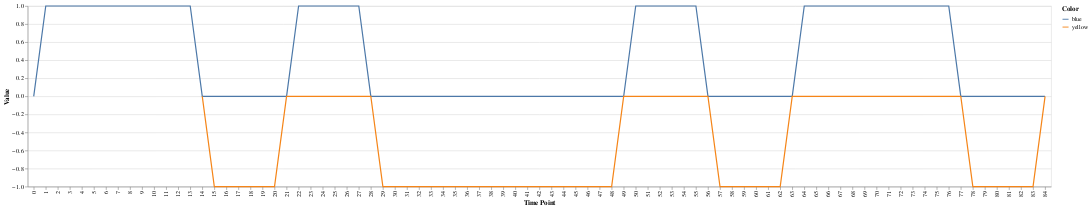

The code cell stored with this chart in its notebook:
### Code cell
chart_test = alt.Chart(viz_df).mark_line().encode(
    x = alt.X('Timepoint:N',title='Time Point'),
    y= alt.Y('Value:Q'),
    color=alt.Color('Color:N',title=)
    )
chart_test

### Figure 1 — Vega-Lite specification as saved in the notebook (floating-point values rounded to 4 significant figures)
{"config": {"view": {"continuousWidth": 400, "continuousHeight": 300}}, "data": {"name": "data-900588110fdc008d8945b938fc64624a"}, "mark": "line", "encoding": {"color": {"field": "Color", "type": "nominal"}, "x": {"field": "Timepoint", "title": "Time Point", "type": "nominal"}, "y": {"field": "Value", "type": "quantitative"}}, "$schema": "https://vega.github.io/schema/vega-lite/v4.17.0.json", "datasets": {"data-900588110fdc008d8945b938fc64624a": [{"BlockType": "Increase_1", "Timepoint": 0, "Value": 0, "Color": "blue"}, {"BlockType": "Increase_1", "Timepoint": 1, "Value": 1, "Color": "blue"}, {"BlockType": "Increase_1", "Timepoint": 2, "Value": 1, "Color": "blue"}, {"BlockType": "Increase_1", "Timepoint": 3, "Value": 1, "Color": "blue"}, {"BlockType": "Increase_1", "Timepoint": 4, "Value": 1, "Color": "blue"}, {"BlockType": "Increase_1", "Timepoint": 5, "Value": 1, "Color": "blue"}, {"BlockType": "Increase_1", "Timepoint": 6, "Value": 1, "Color": "blue"}, {"BlockType": "Increase_1", "Timepoint": 7, "Value": 1, "Color": "blue"}, {"BlockType": "Increase_1", "Timepoint": 8, "Value": 1, "Color": "blue"}, {"BlockType": "Increase_1", "Timepoint": 9, "Value": 1, "Color": "blue"}, {"BlockType": "Increase_1", "Timepoint": 10, "Value": 1, "Color": "blue"}, {"BlockType": "Increase_1", "Timepoint": 11, "Value": 1, "Color": "blue"}, {"BlockType": "Increase_1", "Timepoint": 12, "Value": 1, "Color": "blue"}, {"BlockType": "Increase_1", "Timepoint": 13, "Value": 1, "Color": "blue"}, {"BlockType": "Increase_1", "Timepoint": 13, "Value": 1, "Color": "blue"}, {"BlockType": "Increase_1", "Timepoint": 14, "Value": 0, "Color": "blue"}, {"BlockType": "Decrease_1", "Timepoint": 14, "Value": 0, "Color": "yellow"}, {"BlockType": "Decrease_1", "Timepoint": 15, "Value": -1, "Color": "yellow"}, {"BlockType": "Decrease_1", "Timepoint": 16, "Value": -1, "Color": "yellow"}, {"BlockType": "Decrease_1", "Timepoint": 17, "Value": -1, "Color": "yellow"}, {"BlockType": "Decrease_1", "Timepoint": 18, "Value": -1, "Color": "yellow"}, {"BlockType": "Decrease_1", "Timepoint": 19, "Value": -1, "Color": "yellow"}, {"BlockType": "Decrease_1", "Timepoint": 20, "Value": -1, "Color": "yellow"}, {"BlockType": "Decrease_1", "Timepoint": 20, "Value": -1, "Color": "yellow"}, {"BlockType": "Decrease_1", "Timepoint": 21, "Value": 0, "Color": "yellow"}, {"BlockType": "Increase_2", "Timepoint": 21, "Value": 0, "Color": "blue"}, {"BlockType": "Increase_2", "Timepoint": 22, "Value": 1, "Color": "blue"}, {"BlockType": "Increase_2", "Timepoint": 23, "Value": 1, "Color": "blue"}, {"BlockType": "Increase_2", "Timepoint": 24, "Value": 1, "Color": "blue"}, {"BlockType": "Increase_2", "Timepoint": 25, "Value": 1, "Color": "blue"}, {"BlockType": "Increase_2", "Timepoint": 26, "Value": 1, "Color": "blue"}, {"BlockType": "Increase_2", "Timepoint": 27, "Value": 1, "Color": "blue"}, {"BlockType": "Increase_2", "Timepoint": 27, "Value": 1, "Color": "blue"}, {"BlockType": "Increase_2", "Timepoint": 28, "Value": 0, "Color": "blue"}, {"BlockType": "Decrease_2", "Timepoint": 28, "Value": 0, "Color": "yellow"}, {"BlockType": "Decrease_2", "Timepoint": 29, "Value": -1, "Color": "yellow"}, {"BlockType": "Decrease_2", "Timepoint": 30, "Value": -1, "Color": "yellow"}, {"BlockType": "Decrease_2", "Timepoint": 31, "Value": -1, "Color": "yellow"}, {"BlockType": "Decrease_2", "Timepoint": 32, "Value": -1, "Color": "yellow"}, {"BlockType": "Decrease_2", "Timepoint": 33, "Value": -1, "Color": "yellow"}, {"BlockType": "Decrease_2", "Timepoint": 34, "Value": -1, "Color": "yellow"}, {"BlockType": "Decrease_2", "Timepoint": 35, "Value": -1, "Color": "yellow"}, {"BlockType": "Decrease_2", "Timepoint": 36, "Value": -1, "Color": "yellow"}, {"BlockType": "Decrease_2", "Timepoint": 37, "Value": -1, "Color": "yellow"}, {"BlockType": "Decrease_2", "Timepoint": 38, "Value": -1, "Color": "yellow"}, {"BlockType": "Decrease_2", "Timepoint": 39, "Value": -1, "Color": "yellow"}, {"BlockType": "Decrease_2", "Timepoint": 40, "Value": -1, "Color": "yellow"}, {"BlockType": "Decrease_2", "Timepoint": 41, "Value": -1, "Color": "yellow"}, {"BlockType": "Decrease_2", "Timepoint": 42, "Value": -1, "Color": "yellow"}, {"BlockType": "Decrease_2", "Timepoint": 43, "Value": -1, "Color": "yellow"}, {"BlockType": "Decrease_2", "Timepoint": 44, "Value": -1, "Color": "yellow"}, {"BlockType": "Decrease_2", "Timepoint": 45, "Value": -1, "Color": "yellow"}, {"BlockType": "Decrease_2", "Timepoint": 46, "Value": -1, "Color": "yellow"}, {"BlockType": "Decrease_2", "Timepoint": 47, "Value": -1, "Color": "yellow"}, {"BlockType": "Decrease_2", "Timepoint": 48, "Value": -1, "Color": "yellow"}, {"BlockType": "Decrease_2", "Timepoint": 48, "Value": -1, "Color": "yellow"}, {"BlockType": "Decrease_2", "Timepoint": 49, "Value": 0, "Color": "yellow"}, {"BlockType": "Increase_3", "Timepoint": 49, "Value": 0, "Color": "blue"}, {"BlockType": "Increase_3", "Timepoint": 50, "Value": 1, "Color": "blue"}, {"BlockType": "Increase_3", "Timepoint": 51, "Value": 1, "Color": "blue"}, {"BlockType": "Increase_3", "Timepoint": 52, "Value": 1, "Color": "blue"}, {"BlockType": "Increase_3", "Timepoint": 53, "Value": 1, "Color": "blue"}, {"BlockType": "Increase_3", "Timepoint": 54, "Value": 1, "Color": "blue"}, {"BlockType": "Increase_3", "Timepoint": 55, "Value": 1, "Color": "blue"}, {"BlockType": "Increase_3", "Timepoint": 55, "Value": 1, "Color": "blue"}, {"BlockType": "Increase_3", "Timepoint": 56, "Value": 0, "Color": "blue"}, {"BlockType": "Decrease_3", "Timepoint": 56, "Value": 0, "Color": "yellow"}, {"BlockType": "Decrease_3", "Timepoint": 57, "Value": -1, "Color": "yellow"}, {"BlockType": "Decrease_3", "Timepoint": 58, "Value": -1, "Color": "yellow"}, {"BlockType": "Decrease_3", "Timepoint": 59, "Value": -1, "Color": "yellow"}, {"BlockType": "Decrease_3", "Timepoint": 60, "Value": -1, "Color": "yellow"}, {"BlockType": "Decrease_3", "Timepoint": 61, "Value": -1, "Color": "yellow"}, {"BlockType": "Decrease_3", "Timepoint": 62, "Value": -1, "Color": "yellow"}, {"BlockType": "Decrease_3", "Timepoint": 62, "Value": -1, "Color": "yellow"}, {"BlockType": "Decrease_3", "Timepoint": 63, "Value": 0, "Color": "yellow"}, {"BlockType": "Increase_4", "Timepoint": 63, "Value": 0, "Color": "blue"}, {"BlockType": "Increase_4", "Timepoint": 64, "Value": 1, "Color": "blue"}, {"BlockType": "Increase_4", "Timepoint": 65, "Value": 1, "Color": "blue"}, {"BlockType": "Increase_4", "Timepoint": 66, "Value": 1, "Color": "blue"}, {"BlockType": "Increase_4", "Timepoint": 67, "Value": 1, "Color": "blue"}, {"BlockType": "Increase_4", "Timepoint": 68, "Value": 1, "Color": "blue"}, {"BlockType": "Increase_4", "Timepoint": 69, "Value": 1, "Color": "blue"}, {"BlockType": "Increase_4", "Timepoint": 70, "Value": 1, "Color": "blue"}, {"BlockType": "Increase_4", "Timepoint": 71, "Value": 1, "Color": "blue"}, {"BlockType": "Increase_4", "Timepoint": 72, "Value": 1, "Color": "blue"}, {"BlockType": "Increase_4", "Timepoint": 73, "Value": 1, "Color": "blue"}, {"BlockType": "Increase_4", "Timepoint": 74, "Value": 1, "Color": "blue"}, {"BlockType": "Increase_4", "Timepoint": 75, "Value": 1, "Color": "blue"}, {"BlockType": "Increase_4", "Timepoint": 76, "Value": 1, "Color": "blue"}, {"BlockType": "Increase_4", "Timepoint": 76, "Value": 1, "Color": "blue"}, {"BlockType": "Increase_4", "Timepoint": 77, "Value": 0, "Color": "blue"}, {"BlockType": "Decrease_4", "Timepoint": 77, "Value": 0, "Color": "yellow"}, {"BlockType": "Decrease_4", "Timepoint": 78, "Value": -1, "Color": "yellow"}, {"BlockType": "Decrease_4", "Timepoint": 79, "Value": -1, "Color": "yellow"}, {"BlockType": "Decrease_4", "Timepoint": 80, "Value": -1, "Color": "yellow"}, {"BlockType": "Decrease_4", "Timepoint": 81, "Value": -1, "Color": "yellow"}, {"BlockType": "Decrease_4", "Timepoint": 82, "Value": -1, "Color": "yellow"}, {"BlockType": "Decrease_4", "Timepoint": 83, "Value": -1, "Color": "yellow"}, {"BlockType": "Decrease_4", "Timepoint": 83, "Value": -1, "Color": "yellow"}, {"BlockType": "Decrease_4", "Timepoint": 84, "Value": 0, "Color": "yellow"}, {"BlockType": "Increase_5", "Timepoint": 84, "Value": 0, "Color": "blue"}]}}
